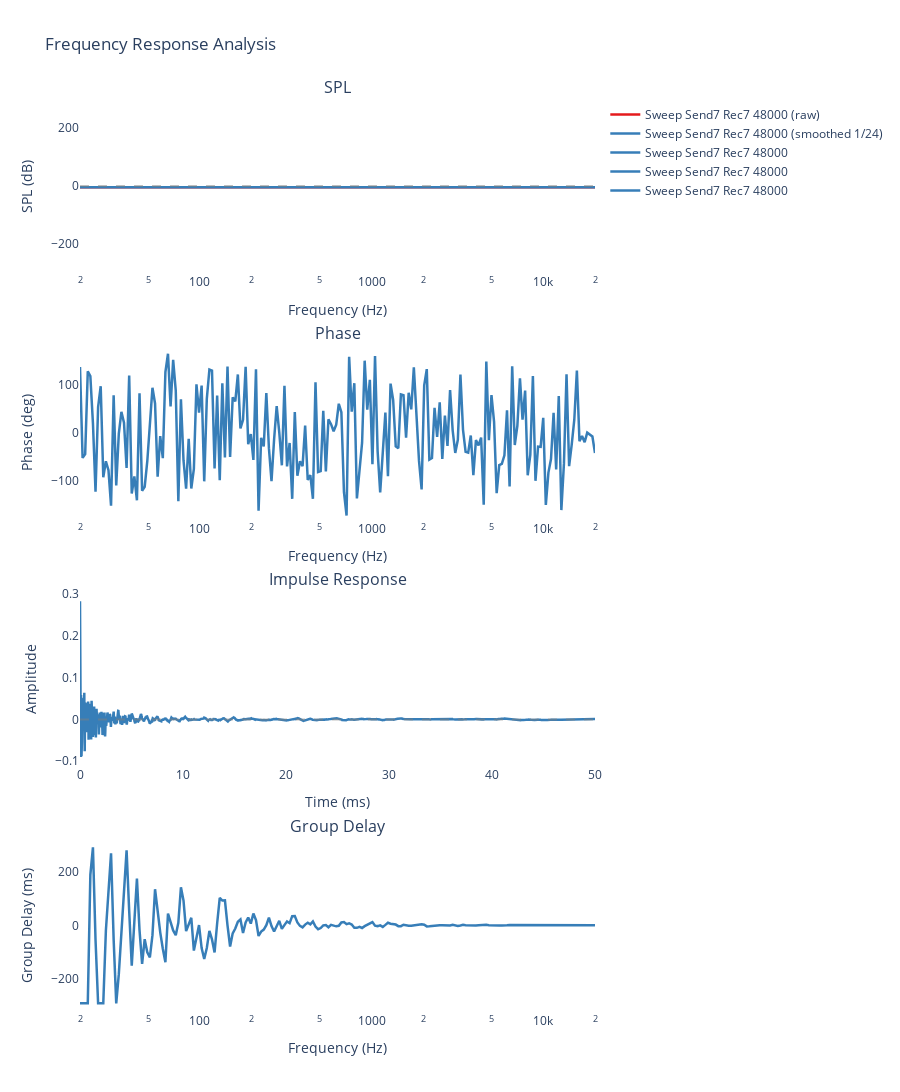

The notebook cell this image was saved under:
### Code cell
icolor = 0
fig = {}
csv_files = "{}/src/autoeq/*.csv".format(os.getenv("HOME"))
for i, csv_file in enumerate(sorted(glob.glob(csv_files))):
    print('scanning {}'.format(csv_file))
    try:
        channel = csv_file[10:11]
        if channel not in fig:
            icolor = 0
            fig[channel] = make_subplots(
                rows=4, 
                cols=1, 
                subplot_titles=('SPL', 'Phase', 'Impulse Response', 'Group Delay'),
                specs=[
                    [{"secondary_y": False}], 
                    [{"secondary_y": False}],
                    [{"secondary_y": False}],
                    [{"secondary_y": False}]
                ],
                vertical_spacing=0.08
            )
        else:
            icolor += 1
        df = pd.read_csv(csv_file)
        if 'frequency_hz' not in df.columns or 'spl_db' not in df.columns:
            continue
        # Extract and clean data
        freq = df['frequency_hz'].values
        spl = df['spl_db'].values
        phase = df['phase_deg'].values
        valid = np.isfinite(freq) & np.isfinite(spl) & np.isfinite(phase)
        freq, spl, phase = freq[valid], spl[valid], phase[valid]
        
        # Apply smoothing
        octave = 24
        smoothed_freq, smoothed_spl = freq, spl # smooth_savgol_octave(freq, spl, 1.0/octave)
        
        # Compute impulse response
        time_ms, impulse = compute_impulse_response(freq, spl, phase)
        
        # Compute group delay
        gd_freq, group_delay = compute_group_delay(freq, phase)
        
        # Create nice name
        name = Path(csv_file).stem.replace('_', ' ').title()
        
        # Add SPL plot
        fig[channel].add_trace(go.Scatter(
            x=freq, 
            y=spl, 
            name='{} (raw)'.format(name), 
            line=dict(color=colors[icolor % len(colors)], width=2.5),
        ), row=1, col=1)
        icolor += 1
        fig[channel].add_trace(go.Scatter(
            x=smoothed_freq, 
            y=smoothed_spl, 
            name='{} (smoothed 1/{})'.format(name, octave), 
            line=dict(color=colors[icolor % len(colors)], width=2.5),
        ), row=1, col=1)
        
        # Add Phase plot
        fig[channel].add_trace(go.Scatter(
            x=freq, 
            y=phase, 
            name=name,
            line=dict(color=colors[icolor % len(colors)], width=2.5),
        ), row=2, col=1)
        
        # Add Impulse Response plot (show first 50ms)
        time_window = time_ms <= 50
        fig[channel].add_trace(go.Scatter(
            x=time_ms[time_window], 
            y=impulse[time_window], 
            name=name,
            line=dict(color=colors[icolor % len(colors)], width=2.5),
        ), row=3, col=1)
        
        # Add Group Delay plot
        # Filter out extreme values for better visualization
        gd_median = np.median(group_delay)
        gd_std = np.std(group_delay)
        gd_filtered = np.clip(group_delay, gd_median - 3*gd_std, gd_median + 3*gd_std)
        
        fig[channel].add_trace(go.Scatter(
            x=gd_freq, 
            y=gd_filtered, 
            name=name,
            line=dict(color=colors[icolor % len(colors)], width=2.5),
        ), row=4, col=1)

    except Exception as e:
        print(f"✗ {csv_file}: {e}")

for f in fig.values():   
    min_spl = 1000
    max_spl = -1000
    for t in f.data:
        if hasattr(t, 'y'):
            min_spl = min(min_spl, np.min(t.y))
            max_spl = max(max_spl, np.max(t.y))
    max_spl = 5*(int(max_spl) // 5)+5
    min_spl = 5*(int(min_spl) // 5)-5
    
    # Add reference lines
    f.add_hline(y=0, line_dash="dash", line_color="gray", opacity=0.5, row=1, col=1)
    f.add_hline(y=0, line_dash="dash", line_color="gray", opacity=0.5, row=3, col=1)
    
    # Update layout
    f.update_xaxes(title_text="Frequency (Hz)", type="log", range=[1+math.log10(2), 4+math.log10(2)], row=1, col=1)
    f.update_xaxes(title_text="Frequency (Hz)", type="log", range=[1+math.log10(2), 4+math.log10(2)], row=2, col=1)
    f.update_xaxes(title_text="Time (ms)", row=3, col=1)
    f.update_xaxes(title_text="Frequency (Hz)", type="log", range=[1+math.log10(2), 4+math.log10(2)], row=4, col=1)
    
    f.update_yaxes(title_text="SPL (dB)", range=[min_spl, max_spl], row=1, col=1)
    f.update_yaxes(title_text="Phase (deg)", range=[-180, 180], row=2, col=1)
    f.update_yaxes(title_text="Amplitude", row=3, col=1)
    f.update_yaxes(title_text="Group Delay (ms)", row=4, col=1)
    
    f.update_layout(
        title='Frequency Response Analysis',
        height=1400,
        showlegend=True,
        plot_bgcolor='white'
    )
    f.show()

### Figure 1 — Plotly figure (JSON) as saved in the notebook; plotly's stock layout.template omitted (floating-point values rounded to 4 significant figures; data arrays with more than 128 entries replaced by an {"elided": "..."} marker saying what was removed)
{"data": [{"line": {"color": "rgb(228,26,28)", "width": 2.5}, "name": "Sweep Send7 Rec7 48000 (raw)", "type": "scatter", "x": {"elided": "200 float values"}, "xaxis": "x", "y": {"elided": "200 float values"}, "yaxis": "y"}, {"line": {"color": "rgb(55,126,184)", "width": 2.5}, "name": "Sweep Send7 Rec7 48000 (smoothed 1/24)", "type": "scatter", "x": {"elided": "200 float values"}, "xaxis": "x", "y": {"elided": "200 float values"}, "yaxis": "y"}, {"line": {"color": "rgb(55,126,184)", "width": 2.5}, "name": "Sweep Send7 Rec7 48000", "type": "scatter", "x": {"elided": "200 float values"}, "xaxis": "x2", "y": {"elided": "200 float values"}, "yaxis": "y2"}, {"line": {"color": "rgb(55,126,184)", "width": 2.5}, "name": "Sweep Send7 Rec7 48000", "type": "scatter", "x": {"elided": "2401 float values"}, "xaxis": "x3", "y": {"elided": "2401 float values"}, "yaxis": "y3"}, {"line": {"color": "rgb(55,126,184)", "width": 2.5}, "name": "Sweep Send7 Rec7 48000", "type": "scatter", "x": {"elided": "200 float values"}, "xaxis": "x4", "y": {"elided": "200 float values"}, "yaxis": "y4"}], "layout": {"annotations": [{"font": {"size": 16}, "showarrow": false, "text": "SPL", "x": 0.5, "xanchor": "center", "xref": "paper", "y": 1, "yanchor": "bottom", "yref": "paper"}, {"font": {"size": 16}, "showarrow": false, "text": "Phase", "x": 0.5, "xanchor": "center", "xref": "paper", "y": 0.73, "yanchor": "bottom", "yref": "paper"}, {"font": {"size": 16}, "showarrow": false, "text": "Impulse Response", "x": 0.5, "xanchor": "center", "xref": "paper", "y": 0.46, "yanchor": "bottom", "yref": "paper"}, {"font": {"size": 16}, "showarrow": false, "text": "Group Delay", "x": 0.5, "xanchor": "center", "xref": "paper", "y": 0.19, "yanchor": "bottom", "yref": "paper"}], "height": 1400, "plot_bgcolor": "white", "shapes": [{"line": {"color": "gray", "dash": "dash"}, "opacity": 0.5, "type": "line", "x0": 0, "x1": 1, "xref": "x domain", "y0": 0, "y1": 0, "yref": "y"}, {"line": {"color": "gray", "dash": "dash"}, "opacity": 0.5, "type": "line", "x0": 0, "x1": 1, "xref": "x3 domain", "y0": 0, "y1": 0, "yref": "y3"}], "showlegend": true, "title": {"text": "Frequency Response Analysis"}, "xaxis": {"anchor": "y", "domain": [0, 1], "range": [1.301, 4.301], "title": {"text": "Frequency (Hz)"}, "type": "log"}, "xaxis2": {"anchor": "y2", "domain": [0, 1], "range": [1.301, 4.301], "title": {"text": "Frequency (Hz)"}, "type": "log"}, "xaxis3": {"anchor": "y3", "domain": [0, 1], "title": {"text": "Time (ms)"}}, "xaxis4": {"anchor": "y4", "domain": [0, 1], "range": [1.301, 4.301], "title": {"text": "Frequency (Hz)"}, "type": "log"}, "yaxis": {"anchor": "x", "domain": [0.81, 1], "range": [-300, 295], "title": {"text": "SPL (dB)"}}, "yaxis2": {"anchor": "x2", "domain": [0.54, 0.73], "range": [-180, 180], "title": {"text": "Phase (deg)"}}, "yaxis3": {"anchor": "x3", "domain": [0.27, 0.46], "title": {"text": "Amplitude"}}, "yaxis4": {"anchor": "x4", "domain": [0, 0.19], "title": {"text": "Group Delay (ms)"}}}}
